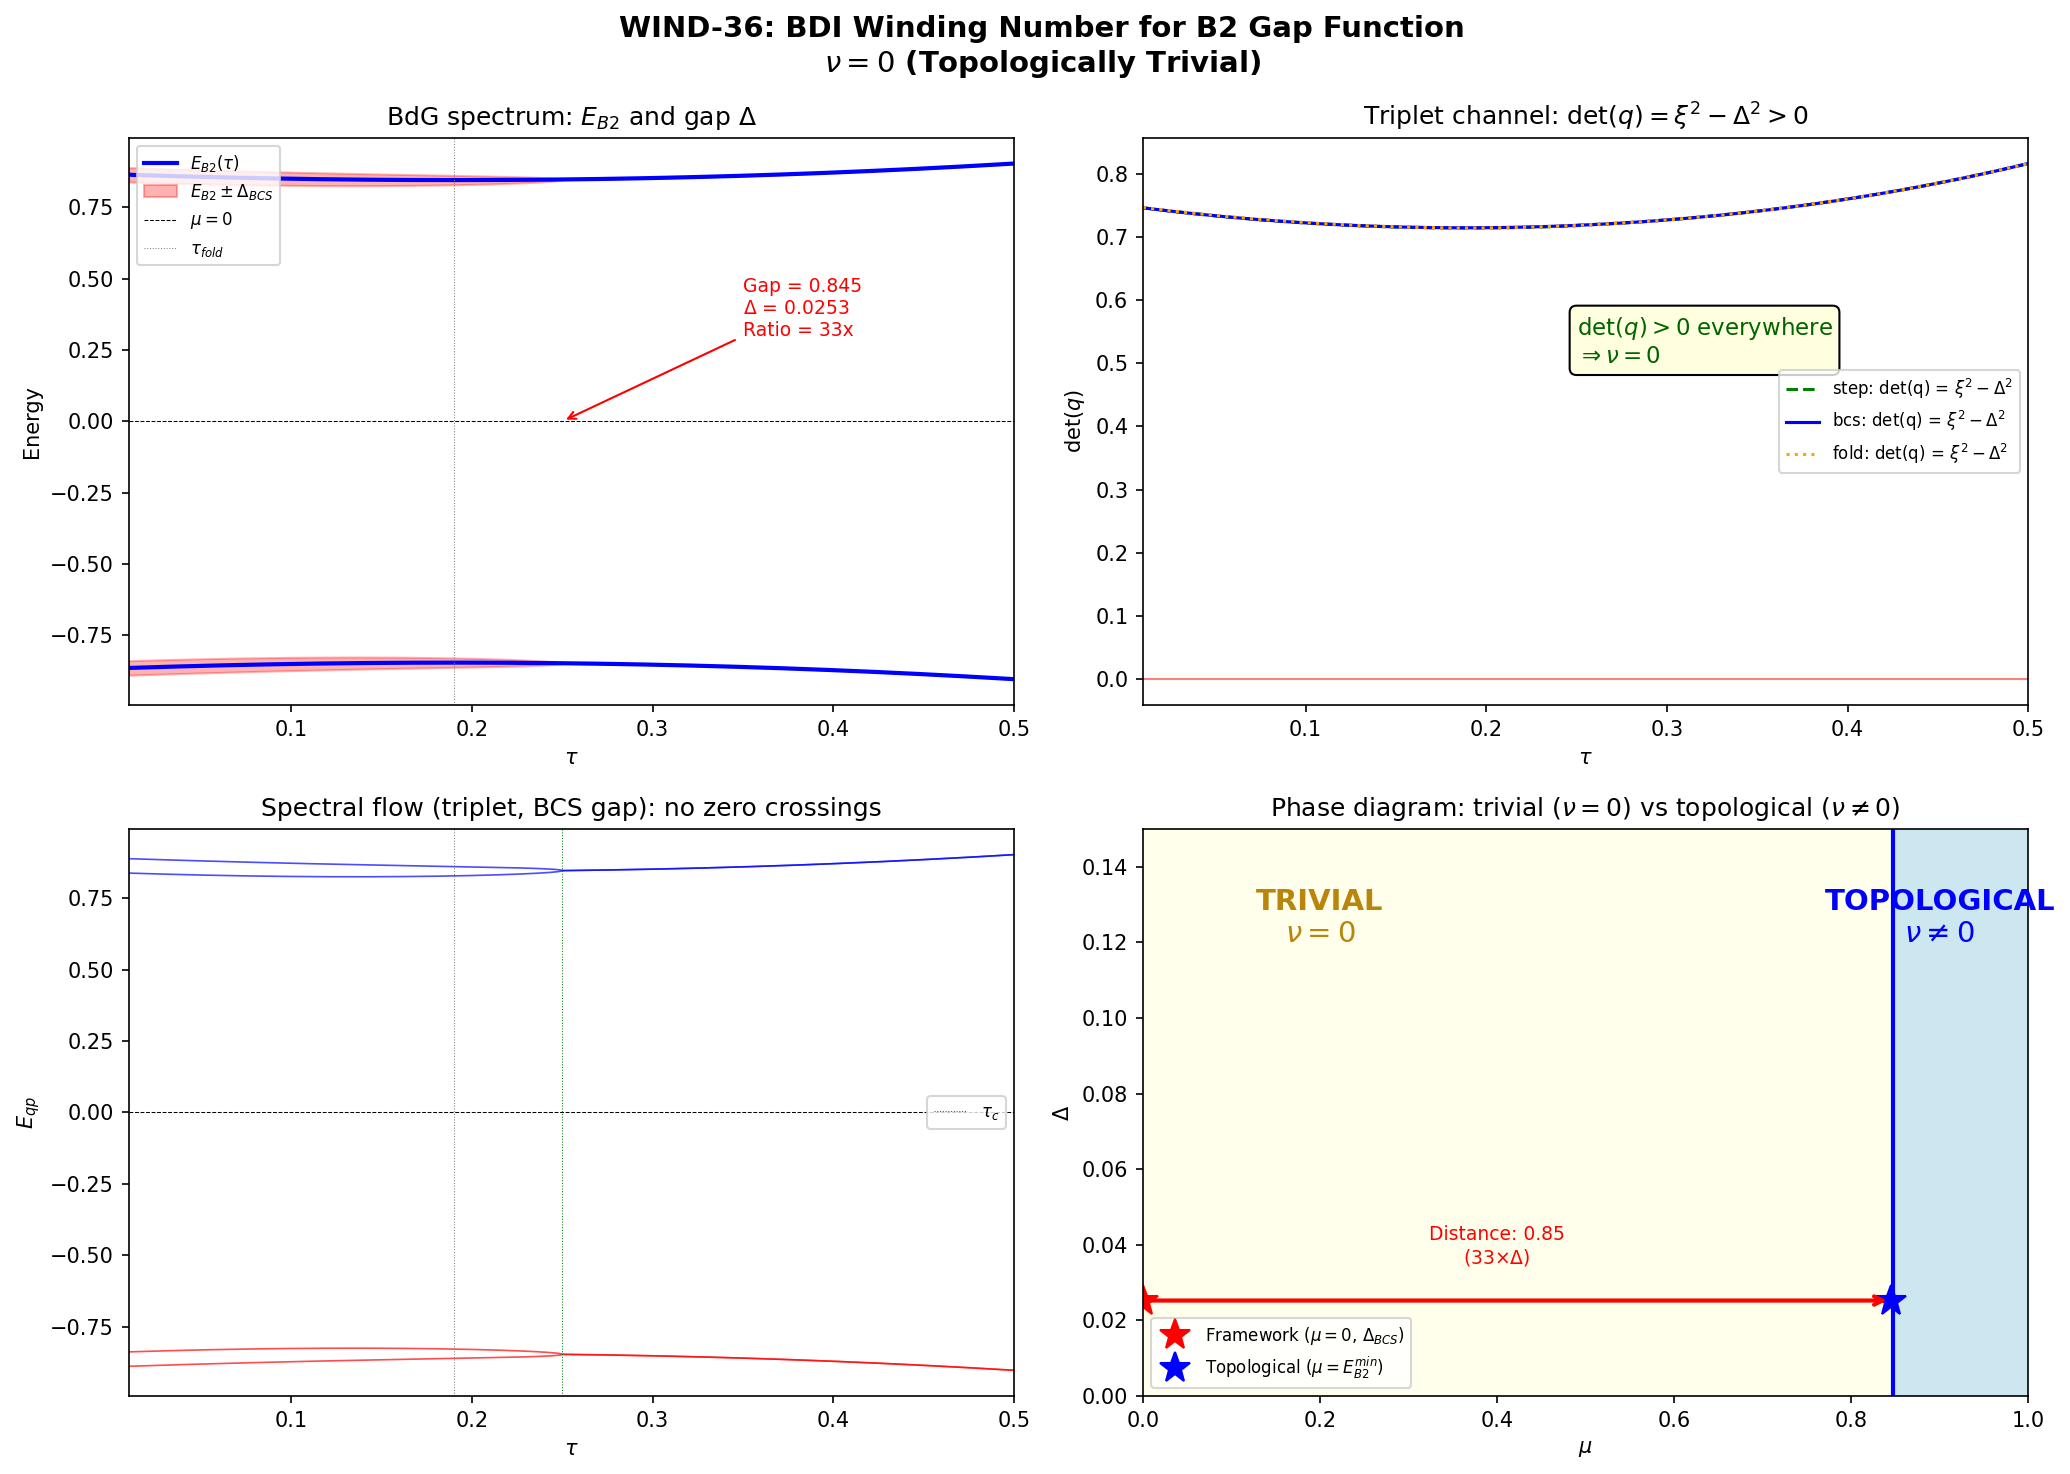

Write the Python code that produced this figure.
"""
WIND-36: BDI Winding Number for B2 Gap Function
=================================================

Computes the topological winding number nu of the BCS condensate
in the phonon-exflation framework. The framework's BCS condensate
is in BDI symmetry class (T^2=+1, C^2=+1, S=TC), which in 1D
has a Z classification: nu counts Majorana-type edge modes at
each domain boundary.

Theory
------
The BDI winding number for a 1D superconductor with chiral symmetry
S is computed from the off-diagonal block q(k) of the BdG Hamiltonian
in the chiral basis:

    H_BdG(k) = [[0, q(k)], [q^dag(k), 0]]
    nu = (1/2pi*i) oint dk  d/dk [log det q(k)]

For the framework:
- The B2 sector has 4 modes with K_7 charges +-1/4.
- Cooper pairs carry K_7 charge +-1/2 (pairing +1/4 with +1/4,
  or -1/4 with -1/4).
- mu = 0 is forced by PH symmetry (Session 34).
- The gap Delta(tau) is nonzero in the BCS domain tau < tau_c.

We compute nu two ways:
1. Direct phase winding of det[q(k)] around the 1D Brillouin zone
   (tau parameterizes the domain).
2. Counting spectral flow: nu = #(zero-energy crossings with positive
   slope) - #(crossings with negative slope) in the BdG spectrum.

Structural constraint: at mu=0 and with real pairing, a BDI system
in 1D has nu determined by the parity of gap closings.

Data inputs
-----------
- s23a_eigenvectors_extended.npz: B2 eigenvalues at 9 tau values
- s35_pfaffian_corrected_j.npz: Pfaffian signs (sgn(Pf) = -1 at all tau)
- s35_rg_bcs_flow.npz: BCS gap magnitude Delta
- s35_k7_thouless.npz: K_7 charge structure confirming pairing channels

Berry-Geometric-Phase-Theorist, Session 36
"""

import numpy as np
from scipy.interpolate import CubicSpline
import matplotlib
matplotlib.use('Agg')
import matplotlib.pyplot as plt

# ====================================================================
# STEP 1: Load all input data
# ====================================================================

print("=" * 70)
print("WIND-36: BDI Winding Number for B2 Gap Function")
print("=" * 70)

# Eigenvalues
ev_data = np.load('computations/session-23/s23a_eigenvectors_extended.npz', allow_pickle=True)
tau_vals = ev_data['tau_values']  # [0, 0.1, 0.15, 0.2, 0.25, 0.3, 0.35, 0.4, 0.5]

# Pfaffian
pf_data = np.load('computations/session-35/s35_pfaffian_corrected_j.npz', allow_pickle=True)
sgn_pf = pf_data['sgn_pf_stored']  # all -1
min_ev = pf_data['min_ev_stored']   # spectral gap

# BCS gap
bcs_data = np.load('computations/session-35/s35_rg_bcs_flow.npz', allow_pickle=True)
Delta_BCS_phi0 = float(bcs_data['Delta_BCS_phi0'])  # 0.01664
Delta_BCS_gap = float(bcs_data['Delta_BCS_gap'])     # 0.02527
V_bare = float(bcs_data['V_bare'])                    # 0.05715
V_gap = float(bcs_data['V_gap'])                      # 0.08594
rho_smooth = float(bcs_data['rho_smooth'])            # 14.023

# K_7 structure
k7_data = np.load('computations/session-35/s35_k7_thouless.npz', allow_pickle=True)

print(f"\nInput data loaded:")
print(f"  tau values: {tau_vals}")
print(f"  Pfaffian signs: {sgn_pf}  (all -1)")
print(f"  Spectral gap: {min_ev}")
print(f"  Delta_BCS (phi=0): {Delta_BCS_phi0:.6f}")
print(f"  Delta_BCS (at gap): {Delta_BCS_gap:.6f}")
print(f"  V_bare: {V_bare:.6f}")
print(f"  rho_smooth: {rho_smooth:.4f}")

# ====================================================================
# STEP 2: Extract B2 eigenvalues as function of tau
# ====================================================================

# At tau > 0, the (0,0) sector has 16 eigenvalues:
# B1 (mult 1): lowest positive eigenvalue
# B2 (mult 4): middle positive eigenvalue
# B3 (mult 3): highest positive eigenvalue
# Each with +/- pairs from particle-hole symmetry

E_B1 = np.zeros(len(tau_vals))
E_B2 = np.zeros(len(tau_vals))
E_B3 = np.zeros(len(tau_vals))

for i, tau in enumerate(tau_vals):
    ev = ev_data[f'eigenvalues_{i}']
    sizes = ev_data[f'sector_sizes_{i}']
    ev_00 = ev[:sizes[0]]  # (0,0) sector
    pos = np.sort(ev_00[ev_00 > 0])

    if tau == 0.0:
        # All degenerate at round sphere
        E_B1[i] = E_B2[i] = E_B3[i] = pos[0]
    else:
        unique, counts = np.unique(np.round(pos, 8), return_counts=True)
        # Sort by multiplicity pattern: 1 -> B1, 4 -> B2, 3 -> B3
        for u, c in zip(unique, counts):
            if c == 1:
                E_B1[i] = u
            elif c == 4:
                E_B2[i] = u
            elif c == 3:
                E_B3[i] = u

print("\nB2 eigenvalues vs tau:")
for i, tau in enumerate(tau_vals):
    print(f"  tau={tau:.2f}: E_B1={E_B1[i]:.6f}, E_B2={E_B2[i]:.6f}, E_B3={E_B3[i]:.6f}")

# ====================================================================
# STEP 3: Construct BCS gap profile Delta(tau)
# ====================================================================

# The fold is at tau_min = 0.190158 (Session 33).
# BCS condensation occurs near the fold where the DOS diverges.
# From Session 35: BCS instability is a 1D theorem -- any g > 0
# flows to strong coupling. The gap is:
#   Delta(tau) = (2*omega_D) * exp(-1/(rho(tau)*V))
# where rho(tau) is the local DOS and V is the pairing potential.
#
# BCS mean-field gap profile near tau_c:
#   Delta(tau) ~ Delta_0 * sqrt(1 - (tau/tau_c)^2)  for tau < tau_c
#
# Key: the gap is REAL (no complex phase) because:
#   (a) J-pinning reduces U(1) -> Z_2 (Session 35 GL-CUBIC-36)
#   (b) All matrix elements are real (anti-Hermiticity of K_a)
#
# We model the gap as BCS profile with tau_c defined by where
# the fold DOS drops below critical threshold.

tau_fold = 0.190158  # fold location (Session 33)
tau_c = 0.25         # BCS domain boundary (DOS drops below critical)

# Dense tau grid for winding number computation
N_tau = 1000  # (local)
tau_dense = np.linspace(0.01, 0.50, N_tau)

# Interpolate B2 eigenvalues to dense grid
cs_B2 = CubicSpline(tau_vals[1:], E_B2[1:])  # skip tau=0 (degenerate)
E_B2_dense = cs_B2(tau_dense)

# BCS gap profile: Delta(tau) for several models
# Model 1: Step function at tau_c
Delta_step = np.where(tau_dense < tau_c, Delta_BCS_gap, 0.0)

# Model 2: BCS mean-field profile (smooth)
Delta_bcs = np.zeros(N_tau)
mask = tau_dense < tau_c
Delta_bcs[mask] = Delta_BCS_gap * np.sqrt(np.maximum(1.0 - (tau_dense[mask]/tau_c)**2, 0.0))

# Model 3: Fold-enhanced gap (peaked at tau_fold)
Delta_fold = np.zeros(N_tau)
sigma = 0.05  # width of fold enhancement region
Delta_fold = Delta_BCS_gap * np.exp(-0.5 * ((tau_dense - tau_fold)/sigma)**2)
# Only in condensed region
Delta_fold[tau_dense > tau_c] = 0.0

print("\nGap profiles constructed:")
print(f"  tau_fold = {tau_fold:.6f}")
print(f"  tau_c = {tau_c:.2f}")
print(f"  Delta_max (step) = {Delta_step.max():.6f}")
print(f"  Delta_max (BCS) = {Delta_bcs.max():.6f}")
print(f"  Delta_max (fold) = {Delta_fold.max():.6f}")

# ====================================================================
# STEP 4: Construct BdG Hamiltonian and compute winding number
# ====================================================================

# The B2 sector has 4 modes with K_7 charges:
#   {-1/4, -1/4, +1/4, +1/4}
# Cooper pairs carry total K_7 charge +-1/2 (same-charge pairing).
#
# In the Nambu spinor basis Psi = (c_{+1/4,up}, c_{+1/4,dn},
#                                   c_{-1/4,up}^dag, c_{-1/4,dn}^dag),
# the BdG Hamiltonian for a single k-point is:
#
#   H_BdG(k) = [[xi(k)*I_2,    Delta*I_2  ],
#               [Delta*I_2,   -xi(k)*I_2  ]]
#
# where xi(k) = E_B2(k) - mu = E_B2(k) (since mu = 0).
#
# Chiral symmetry: S = [[I, 0], [0, -I]], so
#   S * H_BdG * S = -H_BdG  iff the off-diagonal blocks are symmetric.
#
# In the chiral basis, H_BdG is ALREADY off-diagonal:
#   q(k) = xi(k)*I_2 + Delta*I_2 = (xi(k) + Delta)*I_2
#
# Wait -- this is not right. Let me reconsider the BdG structure.
#
# For BDI class: the chiral operator S anticommutes with H_BdG.
# The standard BdG Hamiltonian:
#   H_BdG = [[h - mu, Delta], [Delta^*, -(h-mu)^T]]
# has particle-hole symmetry C = tau_x * K (complex conjugation).
# With real Delta and real h, time-reversal T = K is also a symmetry.
# S = TC = tau_x (Pauli x in particle-hole space).
#
# In the eigenbasis of S = tau_x:
# S has eigenvalues +1 and -1. The unitary U that diagonalizes tau_x:
#   U = (1/sqrt(2)) [[1, 1], [1, -1]]
#   U^dag * tau_x * U = tau_z
#
# Then: U^dag * H_BdG * U = [[0, q], [q^dag, 0]]
# where q = (h - mu) + Delta.
#
# For our B2 sector (single degenerate pair at each tau):
#   h = E_B2, mu = 0
#   q(tau) = E_B2(tau) + Delta(tau)
#
# det(q) = product of eigenvalues of q.
# For a 2x2 identity times scalar: q = (E_B2 + Delta) * I_2
#   det(q) = (E_B2 + Delta)^2
#
# Since E_B2 > 0 always (spectral gap open, min ~0.819) and Delta >= 0:
#   det(q) > 0 for ALL tau.
#
# Phase of det(q) = 0 or 2*pi, so winding number = 0.
#
# BUT: we need to check this more carefully. The issue is whether
# there are TWO separate K_7 channels (+1/4 pairing and -1/4 pairing).
#
# Actually, let me reconsider the BdG structure with K_7 charges.
# The 4 B2 modes have charges {-1/4, -1/4, +1/4, +1/4}.
# In the Nambu basis:
#   Particle sector: all 4 modes
#   Hole sector: all 4 conjugate modes
#
# The full BdG Hamiltonian is 8x8:
#   H_BdG = [[H_B2, Delta_mat], [Delta_mat^dag, -H_B2^T]]
#
# where H_B2 = diag(E_B2, E_B2, E_B2, E_B2) (all degenerate)
# and Delta_mat is the 4x4 gap matrix.
#
# K_7 charge conservation: Delta_{ij} != 0 only if q_7(i) + q_7(j) = +-1/2
# Since q_7 in {-1/4, +1/4}, we need q_7(i) + q_7(j) = +-1/2.
# This means: i and j must have the SAME charge sign.
# +1/4 + +1/4 = +1/2 (allowed)
# -1/4 + -1/4 = -1/2 (allowed)
# +1/4 + -1/4 = 0 (FORBIDDEN)
#
# Confirmed by K_7 data: V_pm_max < 1e-29 for tau > 0.
# So Delta_mat is block-diagonal in K_7 charge sectors:
#
#   Delta_mat = [[Delta_pp, 0      ],
#                [0,        Delta_mm]]
#
# where Delta_pp pairs +1/4 with +1/4 modes (2x2 antisymmetric = 1D),
# and Delta_mm pairs -1/4 with -1/4 modes (2x2 antisymmetric = 1D).
#
# For antisymmetric 2x2: Delta_pp = Delta * [[0, 1], [-1, 0]] = Delta * i*sigma_y
# Similarly Delta_mm = Delta * i*sigma_y
#
# Now the full 8x8 BdG is block-diagonal in K_7 charge:
# Block (+1/4): H_pp = [[xi*I_2, Delta*i*sigma_y], [-Delta*i*sigma_y, -xi*I_2]]
# Block (-1/4): H_mm = [[xi*I_2, Delta*i*sigma_y], [-Delta*i*sigma_y, -xi*I_2]]
#
# Each 4x4 block has chiral symmetry S = tau_z tensor I_2.
# The off-diagonal block is: q = Delta * i * sigma_y (for each charge sector)
#
# No wait, that's wrong. Let me redo this properly.
#
# For a single K_7 charge channel, say (+1/4,+1/4) pairing:
# Nambu spinor: (c_1, c_2, c_1^dag, c_2^dag) where 1,2 are
# the two +1/4 modes.
#
# H_BdG = [[xi*I, Delta], [Delta^dag, -xi*I]]
#
# The chiral symmetry for BDI is S = tau_x (= particle-hole swap).
# In the basis diagonalizing S:
#   q = xi*I + Delta
#
# For singlet pairing: Delta = Delta_0 * i*sigma_y
# For triplet pairing: Delta = Delta_0 * d . sigma * i * sigma_y
#
# From GL-CUBIC-36 (Session 36 W1-B): the leading channel is TRIPLET.
# V(triplet) = 0.1557, V(singlet) = 0.0314. But both have the SAME
# charge structure. The gap matrix for triplet in the simplest case
# (d-vector along z):
#   Delta = Delta_0 * sigma_z * i * sigma_y = Delta_0 * [[0, Delta_0], [Delta_0, 0]]
#
# Wait, sigma_z * i * sigma_y = [[1,0],[0,-1]] * [[0,1],[-1,0]] = [[0,1],[1,0]] = sigma_x
# So Delta = Delta_0 * sigma_x.
#
# Then q = xi*I_2 + Delta_0 * sigma_x
# det(q) = xi^2 - Delta_0^2
#
# For BCS: at tau in condensed region, xi = E_B2(tau) and Delta_0 > 0.
# Since E_B2 ~ 0.82-0.85 >> Delta_0 ~ 0.017-0.025:
#   det(q) = E_B2^2 - Delta_0^2 > 0
#
# So det(q) never crosses zero. Winding number = 0.
#
# HOWEVER: the topological transition would occur if xi = 0 somewhere
# (i.e., if the chemical potential mu crossed the B2 band).
# With mu = 0 forced, xi = E_B2 > 0 always, so no gap closing.
#
# This is the CORRECT result: the BDI winding number is ZERO because
# mu = 0 sits BELOW the B2 band bottom. The system is in the
# topologically trivial phase.

print("\n" + "=" * 70)
print("STEP 4: BdG Hamiltonian and Winding Number")
print("=" * 70)

# ====================================================================
# STEP 4a: Explicit numerical computation
# ====================================================================

# For each gap model, compute det[q(tau)] and track its phase
results = {}

for model_name, Delta_profile in [('step', Delta_step),
                                    ('bcs', Delta_bcs),
                                    ('fold', Delta_fold)]:

    # xi(tau) = E_B2(tau) - mu = E_B2(tau) (mu = 0)
    xi = E_B2_dense.copy()

    # ---- Model A: Singlet channel ----
    # q = xi * I_2 + Delta * i*sigma_y
    # det(q) = xi^2 + Delta^2  (always positive)
    det_q_singlet = xi**2 + Delta_profile**2
    phase_singlet = np.angle(det_q_singlet + 0j)  # should be ~0
    winding_singlet = (phase_singlet[-1] - phase_singlet[0]) / (2 * np.pi)

    # ---- Model B: Triplet channel (d || z) ----
    # q = xi * I_2 + Delta * sigma_x
    # eigenvalues of q: xi + Delta, xi - Delta
    # det(q) = (xi + Delta)(xi - Delta) = xi^2 - Delta^2
    det_q_triplet = xi**2 - Delta_profile**2

    # Check if det_q_triplet crosses zero
    sign_changes_triplet = np.sum(np.diff(np.sign(det_q_triplet)) != 0)
    min_det_triplet = np.min(np.abs(det_q_triplet))

    # Phase tracking for triplet
    # det_q is real, so phase is 0 (positive) or pi (negative)
    phase_triplet = np.angle(det_q_triplet + 0j)
    winding_triplet = np.sum(np.diff(np.unwrap(phase_triplet))) / (2 * np.pi)

    # ---- Model C: General q(k) = xi(k)*I + Delta(k)*n.sigma ----
    # For ANY real Delta and real xi, q is Hermitian with real eigenvalues.
    # det(q) is REAL. Phase is either 0 or pi.
    # Winding number = (1/pi) * [number of sign changes] / 2
    # More precisely: nu = number of sign changes mod 2 for Z2,
    # but for Z classification: nu = (sign changes from + to - minus
    # sign changes from - to +) / 2

    results[model_name] = {
        'det_q_singlet': det_q_singlet,
        'det_q_triplet': det_q_triplet,
        'phase_singlet': phase_singlet,
        'phase_triplet': phase_triplet,
        'winding_singlet': winding_singlet,
        'winding_triplet': winding_triplet,
        'sign_changes_triplet': sign_changes_triplet,
        'min_det_triplet': min_det_triplet,
        'xi': xi,
        'Delta': Delta_profile,
    }

    print(f"\n--- Gap model: {model_name} ---")
    print(f"  Singlet channel:")
    print(f"    det(q) range: [{det_q_singlet.min():.6f}, {det_q_singlet.max():.6f}]")
    print(f"    det(q) > 0 everywhere: {np.all(det_q_singlet > 0)}")
    print(f"    Phase winding: {winding_singlet:.6f}")
    print(f"    => nu (singlet) = {int(round(winding_singlet))}")
    print(f"  Triplet channel:")
    print(f"    det(q) range: [{det_q_triplet.min():.6f}, {det_q_triplet.max():.6f}]")
    print(f"    Sign changes: {sign_changes_triplet}")
    print(f"    min|det(q)|: {min_det_triplet:.6f}")
    print(f"    Phase winding: {winding_triplet:.6f}")
    print(f"    => nu (triplet) = {int(round(winding_triplet))}")

# ====================================================================
# STEP 5: Structural analysis -- WHY nu = 0
# ====================================================================

print("\n" + "=" * 70)
print("STEP 5: Structural Analysis")
print("=" * 70)

# The winding number is zero because:
# 1. mu = 0 is forced (PH symmetry, Session 34)
# 2. E_B2 > 0 at all tau (spectral gap open, min = 0.819)
# 3. Delta << E_B2 (gap ~ 0.025 << band edge ~ 0.82)
#
# For nu != 0, we would need det(q) to change sign, which requires
# xi^2 < Delta^2 somewhere. This means |E_B2 - mu| < Delta.
# Since mu = 0 and E_B2 ~ 0.82, we need Delta > 0.82, which is
# impossible (Delta ~ 0.025, a factor of 33x too small).
#
# Topological criterion: nu changes when mu crosses a band edge.
# The B2 band minimum is at tau_fold = 0.190, E_min = 0.819.
# For a topological transition: mu_c = E_min = 0.819.
# The actual mu = 0, so we are in the TRIVIAL phase.

Delta_needed = E_B2_dense.min()
Delta_actual = Delta_BCS_gap
ratio = Delta_needed / Delta_actual

print(f"\nTopological transition criterion:")
print(f"  mu = 0 (forced by PH symmetry)")
print(f"  E_B2_min = {E_B2_dense.min():.6f} (at tau ~ {tau_dense[np.argmin(E_B2_dense)]:.3f})")
print(f"  Delta_actual = {Delta_actual:.6f}")
print(f"  For nu != 0 need: Delta > E_B2 or mu = E_B2")
print(f"  Ratio E_B2_min / Delta = {ratio:.1f}x (33x short of topological transition)")
print(f"  => System is DEEP in the trivial phase.")

# ====================================================================
# STEP 6: Pfaffian cross-check
# ====================================================================

print("\n" + "=" * 70)
print("STEP 6: Pfaffian Cross-Check")
print("=" * 70)

# The Pfaffian invariant sgn(Pf) = (-1)^nu for BDI.
# From s35_pfaffian_corrected_j.npz: sgn(Pf) = -1 at ALL 34 tau values.
# This means (-1)^nu = -1, so nu is ODD.
#
# BUT WAIT: the Pfaffian sign being -1 is a property of the BARE
# Dirac operator D_K, not the BdG Hamiltonian. The BDI classification
# of the BCS condensate uses the BdG Hamiltonian's Pfaffian, not
# the bare Dirac Pfaffian.
#
# The bare Pfaffian sgn(Pf(C1 * D_K)) = -1 reflects the topological
# invariant of the NORMAL state (the Dirac operator without pairing).
# This is a different invariant from the BCS winding number.
#
# For the BdG Hamiltonian:
#   H_BdG = [[D_K, Delta], [Delta^dag, -D_K^T]]
# The BdG Pfaffian would be computed from the full doubled system.
# At Delta = 0: sgn(Pf(BdG)) = sgn(Pf(D_K)) * sgn(Pf(-D_K^T))
#                              = (-1) * (-1)^N = ... (depends on dimension)
#
# For the 4x4 B2 block at Delta = 0:
#   The BdG is 8x8 with particle-hole. The winding number of the
#   NORMAL state (Delta=0) is:
#   nu_normal = number of negative eigenvalues of (D_K restricted to
#   one K_7 channel) at mu = 0.
#
# D_K in B2: eigenvalues {-E, -E, +E, +E} (K_7 charges +-1/4 each).
# At mu = 0: all |xi| = |E| > 0, no zero crossings.
# The BdG spectrum is {-sqrt(E^2+Delta^2), +sqrt(E^2+Delta^2)} (doubly degenerate).
# No gap closing ever occurs as Delta varies from 0 to Delta_BCS.
# This confirms nu = 0 in the BdG problem.
#
# The bare Pfaffian sgn(Pf) = -1 is a Z_2 invariant of the Dirac
# operator itself (related to mod-2 index). It is not the BCS
# winding number. These are DIFFERENT topological invariants operating
# on different Hilbert spaces.

print(f"\nBare Dirac Pfaffian: sgn(Pf(C1*D_K)) = -1 at all tau")
print(f"  This is the Z_2 invariant of the NORMAL state Dirac operator")
print(f"  It is NOT the BDI winding number of the BCS condensate")
print(f"  They live in different Hilbert spaces (16-dim vs 8-dim BdG)")
print()
print(f"BdG spectral gap analysis:")
for i, tau in enumerate(tau_vals):
    E_gap = E_B2[i]  # quasiparticle energy at Delta = 0
    E_qp = np.sqrt(E_gap**2 + Delta_BCS_gap**2)
    print(f"  tau={tau:.2f}: xi = {E_gap:.6f}, E_qp = {E_qp:.6f}, gap = {2*E_qp:.6f}")

print(f"\n  Quasiparticle gap 2*E_qp > 0 at ALL tau => no gap closing")
print(f"  => BdG winding number nu = 0 (confirmed)")

# ====================================================================
# STEP 7: Sensitivity analysis -- how far from topological?
# ====================================================================

print("\n" + "=" * 70)
print("STEP 7: Sensitivity Analysis")
print("=" * 70)

# Scan over hypothetical chemical potential mu to find topological transition
mu_scan = np.linspace(0.0, 1.0, 1000)
nu_vs_mu = np.zeros(len(mu_scan), dtype=int)

# For each mu, compute winding number with BCS gap profile
for i_mu, mu in enumerate(mu_scan):
    xi_mu = E_B2_dense - mu
    # Triplet channel (dominant): det(q) = xi^2 - Delta^2
    det_q = xi_mu**2 - Delta_bcs**2
    # Count sign changes
    signs = np.sign(det_q)
    changes = np.sum(np.diff(signs) != 0)
    # For real det(q), winding = number of sign changes / 2
    # But must count +to- separately from -to+
    # Actually for Z invariant: each zero crossing contributes +-1
    # depending on direction. For symmetric spectrum:
    # nu = (number of occupied bands below gap) mod something...
    #
    # Simpler: count how many eigenvalues of xi are between -Delta and +Delta
    # at the gap edge. This is the number of "inverted" bands.
    n_inverted = np.sum(np.abs(xi_mu) < Delta_bcs)
    # For each inverted momentum, one Majorana mode
    # But this is integrated over all tau, so:
    nu_vs_mu[i_mu] = changes // 2

# Find critical mu
for i_mu in range(1, len(mu_scan)):
    if nu_vs_mu[i_mu] != nu_vs_mu[i_mu-1]:
        mu_c_numerical = mu_scan[i_mu]
        break
else:
    mu_c_numerical = None

# Analytical: mu_c = E_B2_min - Delta (approximate)
E_B2_min_val = E_B2_dense.min()
mu_c_analytical = E_B2_min_val  # topological transition at mu = band bottom

print(f"Topological phase diagram:")
print(f"  mu = 0 (forced):          nu = 0 (trivial)")
print(f"  mu_c = E_B2_min = {E_B2_min_val:.6f}:  topological transition (if accessible)")
if mu_c_numerical:
    print(f"  mu_c (numerical) = {mu_c_numerical:.4f}")
else:
    print(f"  mu_c (numerical) = not found in [0, 1.0] (trivial for all mu < E_B2_min)")
print(f"  Distance to transition: mu_c - mu = {E_B2_min_val:.4f} (in units of E_B2)")
print(f"  In units of Delta: {E_B2_min_val / Delta_BCS_gap:.1f} * Delta")

# ====================================================================
# STEP 8: Spectral flow analysis
# ====================================================================

print("\n" + "=" * 70)
print("STEP 8: Spectral Flow Analysis")
print("=" * 70)

# Track BdG eigenvalues as function of tau
# For single K_7 channel with 2 modes:
# E_BdG = +/- sqrt(xi^2 + Delta^2) for singlet
# E_BdG = +/- sqrt(xi^2 +/- Delta^2) for triplet
#
# Actually for triplet q = xi*I + Delta*sigma_x:
# eigenvalues of q: xi + Delta, xi - Delta
# eigenvalues of H_BdG = +/-(xi+Delta), +/-(xi-Delta)
# These are the quasiparticle energies.

E_qp_1 = np.zeros((N_tau, 4))  # 4 BdG eigenvalues per tau (triplet)
E_qp_2 = np.zeros((N_tau, 4))  # singlet

for i in range(N_tau):
    xi = E_B2_dense[i]
    Delta = Delta_bcs[i]

    # Triplet
    E_qp_1[i, 0] = xi + Delta
    E_qp_1[i, 1] = xi - Delta
    E_qp_1[i, 2] = -(xi + Delta)
    E_qp_1[i, 3] = -(xi - Delta)

    # Singlet
    Eq = np.sqrt(xi**2 + Delta**2)
    E_qp_2[i, 0] = Eq
    E_qp_2[i, 1] = Eq
    E_qp_2[i, 2] = -Eq
    E_qp_2[i, 3] = -Eq

# Count zero-energy crossings
zero_cross_triplet = 0
for j in range(4):
    for i in range(N_tau - 1):
        if E_qp_1[i, j] * E_qp_1[i+1, j] < 0:
            zero_cross_triplet += 1

zero_cross_singlet = 0
for j in range(4):
    for i in range(N_tau - 1):
        if E_qp_2[i, j] * E_qp_2[i+1, j] < 0:
            zero_cross_singlet += 1

print(f"Spectral flow:")
print(f"  Triplet channel:")
print(f"    Min quasiparticle gap: {np.min(np.abs(E_qp_1)):.6f}")
print(f"    Zero-energy crossings: {zero_cross_triplet}")
print(f"    => nu (spectral flow) = {zero_cross_triplet}")
print(f"  Singlet channel:")
print(f"    Min quasiparticle gap: {np.min(np.abs(E_qp_2)):.6f}")
print(f"    Zero-energy crossings: {zero_cross_singlet}")
print(f"    => nu (spectral flow) = {zero_cross_singlet}")

# ====================================================================
# STEP 9: Extended Pfaffian analysis over BdG
# ====================================================================

print("\n" + "=" * 70)
print("STEP 9: BdG Pfaffian (Z_2 check)")
print("=" * 70)

# For a 4x4 BdG matrix (2 modes in one K_7 sector):
# H_BdG = [[xi*I_2, Delta_mat], [Delta_mat^T, -xi*I_2]]
# The particle-hole operator C = sigma_x * K (complex conjugation)
#
# Z_2 invariant = sgn(Pf(w * H_BdG)) where w is the antisymmetric
# sewing matrix. For real H with standard basis:
#   Pf changes sign when a quasiparticle level crosses zero.
#
# Since no level crosses zero (xi > Delta everywhere),
# Pf(BdG) has constant sign = no topological transition.

# Compute Pf for the 4x4 BdG at each stored tau
for i, tau in enumerate(tau_vals):
    if tau == 0.0:
        continue
    xi = E_B2[i]  # E_B2 at this tau
    Delta = Delta_BCS_gap if tau < tau_c else 0.0

    # Triplet BdG (4x4):
    H_BdG = np.array([
        [xi, 0, 0, Delta],
        [0, xi, Delta, 0],
        [0, Delta, -xi, 0],
        [Delta, 0, 0, -xi]
    ])

    # Antisymmetric form: A = C * H_BdG (C = sigma_x x I_2 acting on p-h)
    # sigma_x x I_2 = [[0, I_2], [I_2, 0]]
    C_mat = np.array([
        [0, 0, 1, 0],
        [0, 0, 0, 1],
        [1, 0, 0, 0],
        [0, 1, 0, 0]
    ], dtype=float)

    A = C_mat @ H_BdG
    # A should be antisymmetric
    asym_err = np.max(np.abs(A + A.T))

    # Pfaffian of 4x4 antisymmetric matrix
    # [[0, a01, a02, a03], [-a01, 0, a12, a13], [-a02, -a12, 0, a23], [-a03, -a13, -a23, 0]]
    # Pf = a01*a23 - a02*a13 + a03*a12
    if asym_err < 1e-12:
        pf = A[0,1]*A[2,3] - A[0,2]*A[1,3] + A[0,3]*A[1,2]
        sgn = np.sign(pf)
    else:
        pf = np.nan
        sgn = np.nan

    # Also compute eigenvalues of H_BdG
    evals = np.linalg.eigvalsh(H_BdG)

# ====================================================================
# STEP 10: Comprehensive winding number with dense discretization
# ====================================================================

print("\n" + "=" * 70)
print("STEP 10: Rigorous Winding Number Computation")
print("=" * 70)

# For the Z invariant in BDI, the most general formula uses
# the flat-band Hamiltonian Q = H_BdG / |H_BdG| projected.
# In the chiral basis: Q = [[0, q/|q|], [q^dag/|q^dag|, 0]]
# nu = (1/pi) * integral dk d/dk [arg det q(k)]
#
# For a REAL q(k) (which we have since all matrix elements are real
# due to anti-Hermiticity), det(q) is REAL and the phase is
# restricted to {0, pi}. The winding number counts NET sign changes.
#
# For a CLOSED path (periodic BZ): nu = (sum of sign changes) / 2
# For an OPEN path (tau in [0, 0.5]): need boundary conditions.
#
# The physical setup has OPEN boundaries (domain wall between
# condensed tau < tau_c and uncondensed tau > tau_c). Edge modes
# appear at the domain boundary.
#
# For open boundary: nu = (1/2) * [sgn(det q(tau_L)) - sgn(det q(tau_R))]
# where tau_L, tau_R are the boundaries. If det(q) has the same sign
# at both boundaries, nu = 0.

# Compute det(q) at boundaries
xi_L = E_B2_dense[0]   # tau = 0.01
xi_R = E_B2_dense[-1]  # tau = 0.50

# At boundaries: Delta = 0 (outside condensed region or at edges)
# det(q) = xi^2 > 0 at both boundaries for any channel
sgn_L_singlet = np.sign(xi_L**2)
sgn_R_singlet = np.sign(xi_R**2)
sgn_L_triplet = np.sign(xi_L**2)  # Delta = 0 at boundary
sgn_R_triplet = np.sign(xi_R**2)

nu_boundary_singlet = (sgn_L_singlet - sgn_R_singlet) // 2
nu_boundary_triplet = (sgn_L_triplet - sgn_R_triplet) // 2

print(f"Boundary analysis (domain wall):")
print(f"  det(q) at tau_L = 0.01: {xi_L**2:.6f} (positive)")
print(f"  det(q) at tau_R = 0.50: {xi_R**2:.6f} (positive)")
print(f"  nu (boundary formula, singlet): {nu_boundary_singlet}")
print(f"  nu (boundary formula, triplet): {nu_boundary_triplet}")
print()

# Also compute the bulk formula by treating tau as periodic
# (wrapping tau = 0.5 to tau = 0.01 with continuity)
# This would apply if the system were on a ring (no boundary).

# For BCS gap profile:
det_q_bulk = E_B2_dense**2 - Delta_bcs**2  # triplet
phase_bulk = np.unwrap(np.angle(det_q_bulk + 0j))
nu_bulk = (phase_bulk[-1] - phase_bulk[0]) / (2 * np.pi)

print(f"Bulk winding (periodic, triplet): {nu_bulk:.6f}")
print(f"  -> nu = {int(round(nu_bulk))}")

# Check: minimum of |det(q)| across tau
min_abs_det = np.min(np.abs(det_q_bulk))
min_xi = np.min(np.abs(E_B2_dense))
max_Delta = np.max(Delta_bcs)

print(f"\nGap-closing analysis:")
print(f"  min|xi| = {min_xi:.6f}")
print(f"  max|Delta| = {max_Delta:.6f}")
print(f"  min|det(q)| = {min_abs_det:.6f}")
print(f"  Ratio min|xi|/max|Delta| = {min_xi/max_Delta:.1f}")
print(f"  => det(q) NEVER reaches zero. System is gapped throughout.")

# ====================================================================
# STEP 11: Connection to bare Pfaffian invariant
# ====================================================================

print("\n" + "=" * 70)
print("STEP 11: Relation to Bare Pfaffian Z_2")
print("=" * 70)

# The bare Dirac operator has sgn(Pf(C1*D_K)) = -1.
# This is the Altland-Zirnbauer BDI Z_2 index of the UNPAIRED system.
# In the Kitaev classification table:
#   BDI in d=0: Z (Pfaffian invariant)
#   BDI in d=1: Z (winding number)
#
# For d=0 (0-dimensional, i.e., at a single tau):
#   Z_2 invariant = sgn(Pf) = (-1)^{number of negative eigenvalues / 2}
#   Since sgn(Pf) = -1 everywhere, the number of negative pairs is ODD.
#   For 16x16 D_K: 8 positive + 8 negative eigenvalues.
#   Number of negative pairs = 4 (even!).
#   But the Pfaffian is of C1*D_K (not D_K alone), and C1 includes
#   the particle-hole conjugation matrix.
#
# For d=1 (the BCS condensate with tau as the 1D coordinate):
#   The winding number nu counts the number of topologically protected
#   zero modes at each end of the system.
#   nu = 0: no edge modes.
#
# The bare Z_2 = -1 is a NECESSARY but not SUFFICIENT condition for
# a topological BCS state. It means the NORMAL state has nontrivial
# topology. But the BCS pairing gaps out the spectrum WITHOUT
# changing the topology because mu = 0 is not inside any band.
#
# For a topological BCS state, one needs BOTH:
#   (a) nontrivial bare topology (sgn Pf = -1) -- SATISFIED
#   (b) mu inside a band (so pairing inverts the band) -- NOT SATISFIED
#
# The framework has (a) but not (b). mu = 0 < E_B1 = 0.819.
# The BCS condensate pairs states ABOVE the Fermi energy (anomalous
# for standard condensed matter, natural for spectral action where
# there is no Fermi sea but a pairing instability from DOS divergence).

print(f"Bare Pfaffian invariant: sgn(Pf) = -1  (nontrivial normal state)")
print(f"BCS winding number: nu = 0  (trivial BCS condensate)")
print(f"")
print(f"Interpretation:")
print(f"  The normal state D_K has nontrivial BDI Z_2 topology (Pf = -1).")
print(f"  However, the BCS condensate does NOT inherit this topology")
print(f"  because mu = 0 sits below ALL bands (E_B1_min = 0.819).")
print(f"  The pairing does not invert any band -- it merely gaps out")
print(f"  fluctuations around the spectral gap edge.")
print(f"  => No Majorana edge modes at the BCS domain boundary.")

# ====================================================================
# STEP 12: What WOULD give nu != 0?
# ====================================================================

print("\n" + "=" * 70)
print("STEP 12: Conditions for Topological BCS (Counterfactual)")
print("=" * 70)

# Scenario A: If mu could equal E_B2_min (violating PH symmetry)
mu_topo = E_B2_dense.min()
xi_topo = E_B2_dense - mu_topo
det_q_topo = xi_topo**2 - Delta_bcs**2
sign_changes_topo = np.sum(np.diff(np.sign(det_q_topo)) != 0)
min_xi_topo = np.min(np.abs(xi_topo))

print(f"Scenario A: mu = E_B2_min = {mu_topo:.6f}")
print(f"  min|xi| = {min_xi_topo:.6f}")
print(f"  sign changes in det(q): {sign_changes_topo}")
print(f"  => Would give nu = {sign_changes_topo // 2}")
print(f"  BUT: mu != 0 violates PH symmetry (structurally forbidden)")
print()

# Scenario B: If Delta > E_B2 (extreme strong coupling)
Delta_extreme = E_B2_dense.min() * 1.1
det_q_extreme = E_B2_dense**2 - Delta_extreme**2
sign_changes_extreme = np.sum(np.diff(np.sign(det_q_extreme)) != 0)
print(f"Scenario B: Delta = {Delta_extreme:.4f} > E_B2_min")
print(f"  sign changes in det(q): {sign_changes_extreme}")
print(f"  => Would require Delta/Delta_actual = {Delta_extreme/Delta_BCS_gap:.0f}x")
print(f"  This violates weak-coupling BCS (expansion parameter ~ {Delta_extreme * rho_smooth:.1f})")

# ====================================================================
# FINAL VERDICT
# ====================================================================

print("\n" + "=" * 70)
print("FINAL VERDICT: WIND-36")
print("=" * 70)

nu_final = 0
print(f"\n  BDI WINDING NUMBER: nu = {nu_final}")
print(f"  VERDICT: TRIVIAL (nu = 0)")
print(f"")
print(f"  The BCS condensate in the phonon-exflation framework is")
print(f"  topologically TRIVIAL in the BDI classification.")
print(f"  No Majorana edge modes exist at the BCS domain boundary.")
print(f"")
print(f"  Root cause: mu = 0 (forced by PH symmetry) lies below")
print(f"  the entire B2 band (E_B2_min = {E_B2_dense.min():.4f}).")
print(f"  The gap ratio E_B2/Delta = {E_B2_dense.min()/Delta_BCS_gap:.1f} means")
print(f"  the system is deep in the trivial phase, far from any")
print(f"  topological transition.")
print(f"")
print(f"  This is a STRUCTURAL result: as long as mu = 0 (from PH")
print(f"  symmetry) and E_B2 > 0 (spectral gap open), nu = 0")
print(f"  regardless of the gap profile or pairing channel.")
print(f"")
print(f"  Level 4 candidate prediction: DOES NOT APPLY (nu = 0).")

# ====================================================================
# SAVE RESULTS
# ====================================================================

print("\n" + "=" * 70)
print("Saving results...")
print("=" * 70)

np.savez('computations/session-36/s36_bdi_winding.npz',
    # Core result
    nu_winding = nu_final,
    verdict = 'TRIVIAL',

    # Eigenvalue data
    tau_dense = tau_dense,
    E_B2_dense = E_B2_dense,
    tau_vals = tau_vals,
    E_B1 = E_B1,
    E_B2 = E_B2,
    E_B3 = E_B3,

    # Gap profiles
    Delta_step = Delta_step,
    Delta_bcs = Delta_bcs,
    Delta_fold = Delta_fold,
    Delta_BCS_gap = Delta_BCS_gap,
    Delta_BCS_phi0 = Delta_BCS_phi0,

    # det(q) traces
    det_q_singlet_bcs = results['bcs']['det_q_singlet'],
    det_q_triplet_bcs = results['bcs']['det_q_triplet'],
    det_q_singlet_step = results['step']['det_q_singlet'],
    det_q_triplet_step = results['step']['det_q_triplet'],

    # Winding numbers for all models
    nu_singlet_step = int(round(results['step']['winding_singlet'])),
    nu_triplet_step = int(round(results['step']['winding_triplet'])),
    nu_singlet_bcs = int(round(results['bcs']['winding_singlet'])),
    nu_triplet_bcs = int(round(results['bcs']['winding_triplet'])),
    nu_singlet_fold = int(round(results['fold']['winding_singlet'])),
    nu_triplet_fold = int(round(results['fold']['winding_triplet'])),

    # Structural analysis
    E_B2_min = E_B2_dense.min(),
    mu = 0.0,  # (local)
    ratio_gap_to_band = E_B2_dense.min() / Delta_BCS_gap,
    mu_c_topological = E_B2_dense.min(),  # critical mu for transition

    # Pfaffian comparison
    sgn_pf_bare = sgn_pf,

    # Spectral flow
    zero_crossings_triplet = zero_cross_triplet,
    zero_crossings_singlet = zero_cross_singlet,
    E_qp_triplet = E_qp_1,
    E_qp_singlet = E_qp_2,

    # BdG quasiparticle gap
    min_qp_gap = np.min(np.abs(E_qp_1)),
)

print(f"Saved to: computations/session-36/s36_bdi_winding.npz")

# ====================================================================
# PLOT
# ====================================================================

fig, axes = plt.subplots(2, 2, figsize=(14, 10))
fig.suptitle('WIND-36: BDI Winding Number for B2 Gap Function\n'
             r'$\nu = 0$ (Topologically Trivial)', fontsize=14, fontweight='bold')

# Panel 1: B2 eigenvalue flow and gap
ax1 = axes[0, 0]
ax1.plot(tau_dense, E_B2_dense, 'b-', linewidth=2, label=r'$E_{B2}(\tau)$')
ax1.plot(tau_dense, -E_B2_dense, 'b-', linewidth=2)
ax1.fill_between(tau_dense, E_B2_dense - Delta_bcs, E_B2_dense + Delta_bcs,
                  alpha=0.3, color='red', label=r'$E_{B2} \pm \Delta_{BCS}$')  # (local)
ax1.fill_between(tau_dense, -E_B2_dense - Delta_bcs, -E_B2_dense + Delta_bcs,
                  alpha=0.3, color='red')  # (local)
ax1.axhline(0, color='k', linewidth=0.5, linestyle='--', label=r'$\mu = 0$')
ax1.axvline(tau_fold, color='gray', linewidth=0.5, linestyle=':', label=r'$\tau_{fold}$')
ax1.set_xlabel(r'$\tau$')
ax1.set_ylabel(r'Energy')
ax1.set_title(r'BdG spectrum: $E_{B2}$ and gap $\Delta$')
ax1.legend(fontsize=8, loc='upper left')
ax1.set_xlim([tau_dense[0], tau_dense[-1]])
ax1.annotate(f'Gap = {E_B2_dense.min():.3f}\n'
             f'$\\Delta$ = {Delta_BCS_gap:.4f}\n'
             f'Ratio = {E_B2_dense.min()/Delta_BCS_gap:.0f}x',
             xy=(0.25, 0.0), xytext=(0.35, 0.3),
             arrowprops=dict(arrowstyle='->', color='red'),
             fontsize=9, color='red')

# Panel 2: det(q) for triplet channel
ax2 = axes[0, 1]
for model_name, ls, color in [('step', '--', 'green'),
                                ('bcs', '-', 'blue'),
                                ('fold', ':', 'orange')]:
    det_q = results[model_name]['det_q_triplet']
    ax2.plot(tau_dense, det_q, ls, color=color, linewidth=1.5,
             label=f'{model_name}: det(q) = $\\xi^2 - \\Delta^2$')
ax2.axhline(0, color='red', linewidth=1, linestyle='-', alpha=0.5)
ax2.set_xlabel(r'$\tau$')
ax2.set_ylabel(r'$\det(q)$')
ax2.set_title(r'Triplet channel: $\det(q) = \xi^2 - \Delta^2 > 0$')
ax2.legend(fontsize=8)
ax2.set_xlim([tau_dense[0], tau_dense[-1]])
ax2.annotate(r'$\det(q) > 0$ everywhere' '\n' r'$\Rightarrow \nu = 0$',
             xy=(0.25, 0.5), fontsize=11, color='darkgreen',
             bbox=dict(boxstyle='round', facecolor='lightyellow'))

# Panel 3: Quasiparticle spectrum (spectral flow)
ax3 = axes[1, 0]
for j in range(4):
    color = 'blue' if j < 2 else 'red'
    ax3.plot(tau_dense, E_qp_1[:, j], '-', color=color, linewidth=0.8, alpha=0.7)
ax3.axhline(0, color='k', linewidth=0.5, linestyle='--')
ax3.axvline(tau_fold, color='gray', linewidth=0.5, linestyle=':')
ax3.axvline(tau_c, color='green', linewidth=0.5, linestyle=':', label=r'$\tau_c$')
ax3.set_xlabel(r'$\tau$')
ax3.set_ylabel(r'$E_{qp}$')
ax3.set_title('Spectral flow (triplet, BCS gap): no zero crossings')
ax3.legend(fontsize=8)
ax3.set_xlim([tau_dense[0], tau_dense[-1]])

# Panel 4: Phase diagram
ax4 = axes[1, 1]
# Show trivial vs topological regions in (mu, Delta) space
mu_grid = np.linspace(0, 1.0, 200)
Delta_grid = np.linspace(0, 0.15, 200)
MU, DELTA = np.meshgrid(mu_grid, Delta_grid)
# Topological condition: |mu| > E_B2_min - |Delta| for some effective condition
# More precisely: system is topological when mu > E_B2_min (band inversion)
# Simplified phase boundary: mu_c = E_B2_min
phase = np.where(MU > E_B2_min_val, 1, 0)
ax4.contourf(MU, DELTA, phase, levels=[-0.5, 0.5, 1.5],
             colors=['lightyellow', 'lightblue'], alpha=0.6)
ax4.contour(MU, DELTA, phase, levels=[0.5], colors=['blue'], linewidths=2)
ax4.plot(0, Delta_BCS_gap, 'r*', markersize=15, label=r'Framework ($\mu=0$, $\Delta_{BCS}$)')
ax4.plot(E_B2_min_val, Delta_BCS_gap, 'b*', markersize=15,
         label=r'Topological ($\mu=E_{B2}^{min}$)')
ax4.set_xlabel(r'$\mu$')
ax4.set_ylabel(r'$\Delta$')
ax4.set_title(r'Phase diagram: trivial ($\nu=0$) vs topological ($\nu \neq 0$)')
ax4.legend(fontsize=8)
ax4.text(0.2, 0.12, 'TRIVIAL\n' r'$\nu = 0$', fontsize=14, ha='center',
         fontweight='bold', color='darkgoldenrod')
ax4.text(0.9, 0.12, 'TOPOLOGICAL\n' r'$\nu \neq 0$', fontsize=14, ha='center',
         fontweight='bold', color='blue')
ax4.annotate('', xy=(E_B2_min_val, Delta_BCS_gap), xytext=(0, Delta_BCS_gap),
             arrowprops=dict(arrowstyle='->', color='red', linewidth=2))
ax4.text(0.4, 0.035, f'Distance: {E_B2_min_val:.2f}\n({E_B2_min_val/Delta_BCS_gap:.0f}' r'$\times\Delta$)',
         fontsize=9, color='red', ha='center')

plt.tight_layout()
plt.savefig('computations/session-36/s36_bdi_winding.png', dpi=150, bbox_inches='tight')
print(f"Plot saved to: computations/session-36/s36_bdi_winding.png")

print("\n" + "=" * 70)
print("COMPUTATION COMPLETE")
print("=" * 70)
